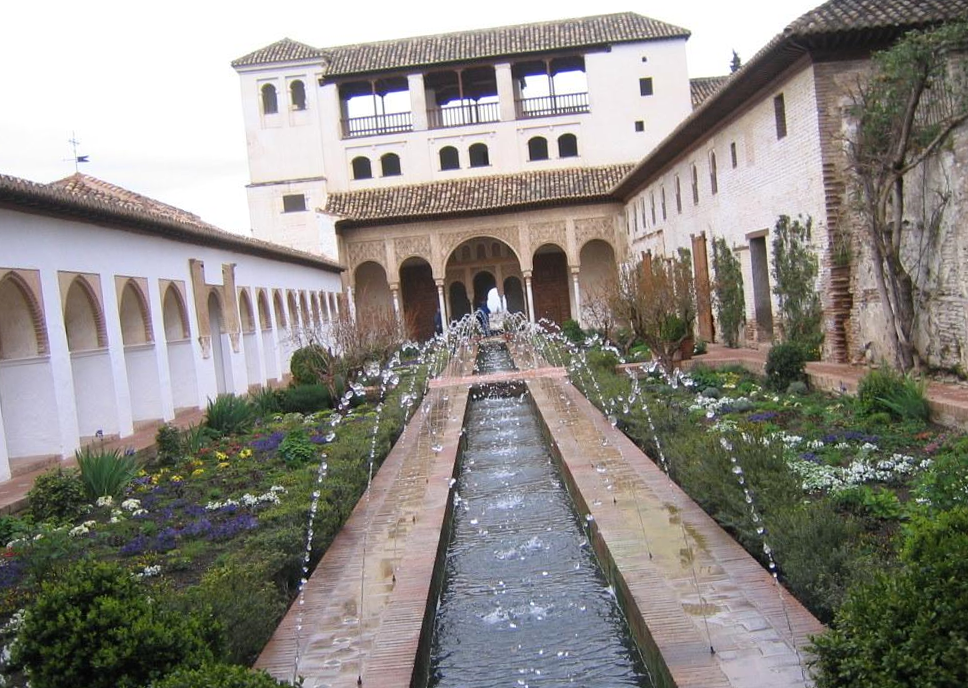
#> input picture Content Aware Rotation/Content Aware Rotation/Dataset/image1.png, 968 x 688 px
$ jupyter execute CAR.ipynb
#> lines starting #> are read from the running program, lines starting #| are printed output that depends on the picture; long printed decimals are rounded
## Content Aware Rotation - EE645 Course Project - S Deepak Narayanan, 16110142

* Input Rotation Angle estimation, given by the authors for 8 images in their dataset.
* Line Extraction and Quantization
* Energy Function
    * Rotation Manipulation
    * Line Preservation
    * Shape Preservation
    * Boundary Preservation
* Optimize Energy Function (A linear combination of the four sub-parts) using results from Rotation Angle and Line Extraction and Quantization
    * Fix theta, solve for V
        * This is itself is not a trivial problem because the authors haven't given their energy function explicitly in terms of standard variables, V and Theta.
    * Fix V, solve for theta
        * This again is a difficult problem to solve as it involves half-quadratic splitting technique.
* Warp the final image using the barycentric coordinates (or) bilinear interpolation.
    * Barycentric Coordinates allows me to break every quad into two triangles and then deform the image.
    * Any point inside the triangle is a normalized linear combination of the coordinates of the triangle.
* Results

[cell 1]
import cv2 as cv
import math
import numpy as np

[cell 2]
#Reading and Displaying the Image
image = cv.imread('Dataset/image1.png')
#> image is the input picture: shape (688, 968, 3); mean B, G, R 131.6, 137.3, 141.2
cv.imshow('image.jpg',image)
cv.waitKey(0)
cv.destroyAllWindows()
cv.LineSegmentDetector()

[cell 3]
## Line Segement Detector
# LSD has the Line Segment Detector, using OpenCV's inbuilt function.
lsd = (cv.LineSegmentDetector(image))
grayscale = cv.cvtColor(image, cv.COLOR_BGR2GRAY)
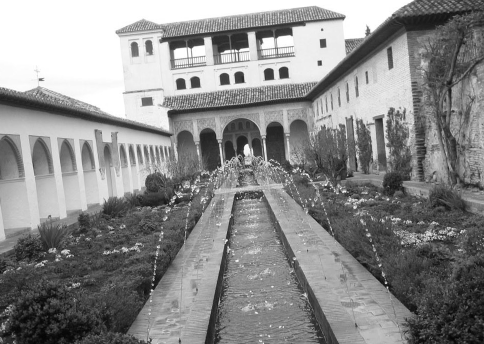
#> grayscale: shape (688, 968) (shown at 1/2 size); min 0, max 255, mean 137.8
img = grayscale
lsd = cv.createLineSegmentDetector(0)
lines = lsd.detect(img)[0]
#> lines = 1694 rows, first 6: [486.7, 144.5, 488.5, 164.5], [495.5, 285.5, 485.8, 292.1], [487.8, 291.7, 486.3, 305.7], [437, 285.8, 443, 335.8], [507.3, 312, 499, 264.4], [469.9, 165.7, 467.9, 148.1]
drawn_img = lsd.drawSegments(img,lines)
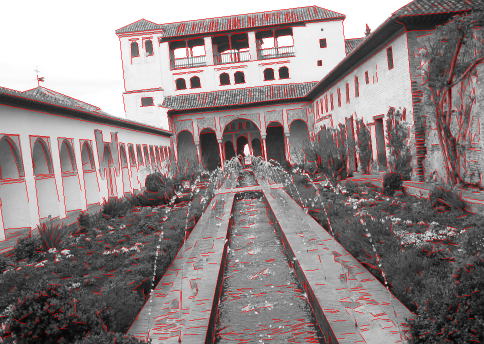
#> drawn_img: shape (688, 968, 3) (shown at 1/2 size); mean of channels 0, 1, 2 131.2, 131.2, 143.9; drawn as B, G, R

[cell 4]
lines
#> Out has the same summary as lines
# Displaying the Line Segments Detected in the Image.
# This particular part of the Code is showing the coordinates of the Line Segment ((x1,y1),(x2,y2))

[cell 5]
cv.imshow("Image after detecting line segments",drawn_img)
cv.waitKey(0)
cv.destroyAllWindows()

Here rotated is the angle by which the Image should be rotated so that the current detected line segments, after rotation have angles in the range 0 to 180

[cell 6]
rotated = -6.1 # Here Rotated refers to the angle to be rotated of the Image.
orientations = [rotated + i for i in range(0,181,2)]
print(orientations)

[cell 7]
# Assigning the orientation for each line that we have found so far.
# We are essentially ensuring that the orientations all fall within 0 to 180 for our problem.
line_orientation = []
for i in range(len(lines)):
    #print(lines[i])
    if lines[i][0][2]>=lines[i][0][0] and lines[i][0][3]>=lines[i][0][1]:
        line_orientation.append(math.atan((lines[i][0][2] - lines[i][0][0])/(lines[i][0][3] - lines[i][0][1]))*180/math.pi)
    if lines[i][0][2]<=lines[i][0][0] and lines[i][0][3]>=lines[i][0][1]:
        line_orientation.append(180+math.atan((lines[i][0][2] - lines[i][0][0])/(lines[i][0][3] - lines[i][0][1]))*180/math.pi)
    if lines[i][0][2]<=lines[i][0][0] and lines[i][0][3]<=lines[i][0][1]:
        line_orientation.append(math.atan((lines[i][0][2] - lines[i][0][0])/(lines[i][0][3] - lines[i][0][1]))*180/math.pi)
    if lines[i][0][2]>=lines[i][0][0] and lines[i][0][3]<=lines[i][0][1]:
        line_orientation.append(180 +math.atan((lines[i][0][2] - lines[i][0][0])/(lines[i][0][3] - lines[i][0][1]))*180/math.pi)
    if line_orientation[i]>=180:
        line_orientation[i]-=180
#> after the loop, line_orientation = 1695 values, max 180 at index 273, min 0 at index 1213, mean 81.3
line_orientation = np.asarray(line_orientation)
print("The maximum line orientation and the minimum line orientation angles are ",line_orientation.max(),line_orientation.min())
#| The maximum line orientation and the minimum line orientation angles are  179.973 0.0

[cell 8]
## Putting all the Lines into various different bins here.
## This ensures that we actually have put the lines into their quantised bins. Canonical bins to be strictly
## rotated by the input angles are also mentioned. Do note that we are stored the "number" of the line, as
## well as the angle of the line to the corresponding bin.
bins = ([[] for i in range(90)])
#> bins = 90 items, first 6: [], [], [], [], [], []
for j in range(len(line_orientation)):
    if int(line_orientation[j]%2)==0:
        val = int(line_orientation[j])
        #print(val)
        bin_id = val//2
        bins[bin_id].append((j,line_orientation[j]))
    else:
        #print(val)
        val = int(line_orientation[j])
        val+=1
        bin_id = val//2
        if bin_id==90:
            bins[bin_id-1].append((j,line_orientation[j]))
        else:
            bins[bin_id].append((j,line_orientation[j]))
#> this loop made 1695 passes
#> (val, bin_id) on passes 1 to 8: (6, 3), (124, 62), (174, 87), (6, 3), (10, 5), (6, 3), (6, 3), (6, 3)

Canonical Bins to be rotated by the rotation angle of the image with thier line orientations are displayed here. Note the Line ID with the rotation angle. This is useful in calculating the uk vector while performing line preservation optimization.

[cell 9]
print(" Canonical Bin 1 is ",bins[0])
#> (printed output is left out)
print(" Canonical Bin 2 is ",bins[44])
#> (printed output is left out)
print(" Canonical Bin 3 is ",bins[45])
#> (printed output is left out)
print(" Canonical Bin 4 is ",bins[89])
#> (printed output is left out)

[cell 10]
## Grid Coordinates
number_of_squares = 500
x = image.shape[0]
y = image.shape[1]
area_of_image = x*y
area_per_square = area_of_image/500
side_of_square = int(area_per_square**0.5)
print(" Each Grid Consists of ",side_of_square**2, "Pixels")
#|  Each Grid Consists of  1296 Pixels

[cell 11]
grid_coordinates = []
for i in range(x):
    for j in range(y):
        if i*36<x and j*36<y:
            grid_coordinates.append((i*36,j*36))
#> after the loop, grid_coordinates = 540 pairs, first value 0 to 684, second value 0 to 936
for i in range(len(grid_coordinates)):
    temp = []
    temp.append(grid_coordinates[i][0])
    temp.append(grid_coordinates[i][1])
    grid_coordinates.append(np.asarray(temp))
#> after the loop, grid_coordinates = 1080 pairs, first value 0 to 684, second value 0 to 936
grid_coordinates = np.asarray(grid_coordinates)

[cell 12]
# Number of Vertices as used in the programs under the Python Programs in Codes
N = len(grid_coordinates)
#> N = 1080
print(' Number of Vertices in the Grid is ',N)
#|  Number of Vertices in the Grid is  1080

[cell 13]
# Initialisation of Theta to be 90 degrees. Note that
# this angle rotated is specific only to the above given input image
thetas = [rotated for i in range(90)]
#> thetas = 90 values from -6.1 to -6.1
print(" The initialised values for the thetas ",thetas)
#> (printed output is left out)

[cell 14]
import matplotlib.pyplot as plt
import numpy as np

x = np.linspace(0,4)
#> x = 50 values from 0 to 4
y = np.linspace(0,1)
#> y = 50 values from 0 to 1

def f(x, y):
    return y * np.sin(x)

X, Y = np.meshgrid(x,y)
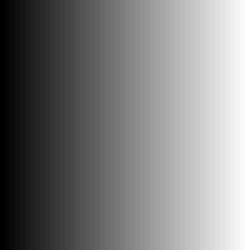
#> X: shape (50, 50) float64 (shown 5 times larger); min 0, max 4, mean 2; drawn with min black and max white
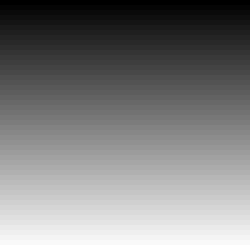
#> Y: shape (50, 50) float64 (shown 5 times larger); min 0, max 1, mean 0.5
Z = np.zeros((50,50))
#> Z: shape (50, 50) float64; every value is 0

for i in range(50):
   for j in range(50):
       Z[i,j] = f(X[i,j],Y[i,j])
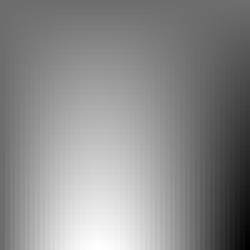
#> Z: shape (50, 50) float64 (shown 5 times larger); min -0.757, max 1, mean 0.199; drawn with min black and max white

plt.pcolor(X, Y, Z)
plt.show()
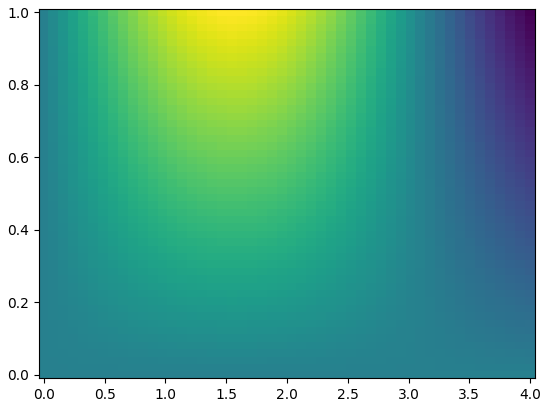
#> figure drawn by matplotlib, 1 panel

[cell 15]
val = np.array([1.985462,1.2462352])
#> val = [1.99, 1.25]
val.round(2)
#> Out = [1.99, 1.25]
